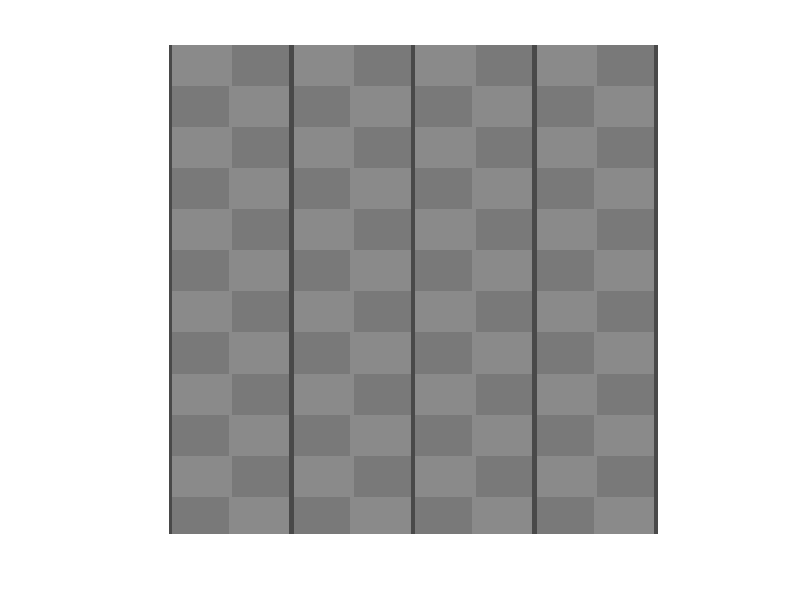
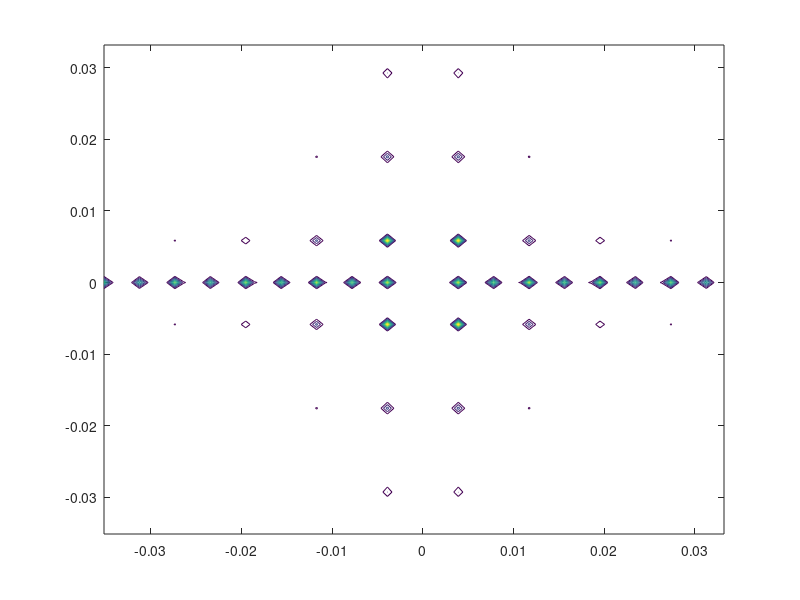
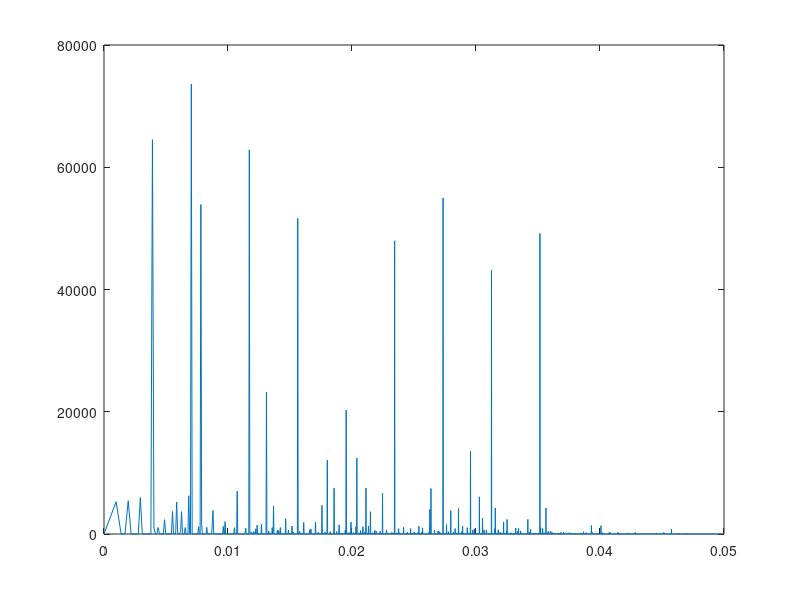
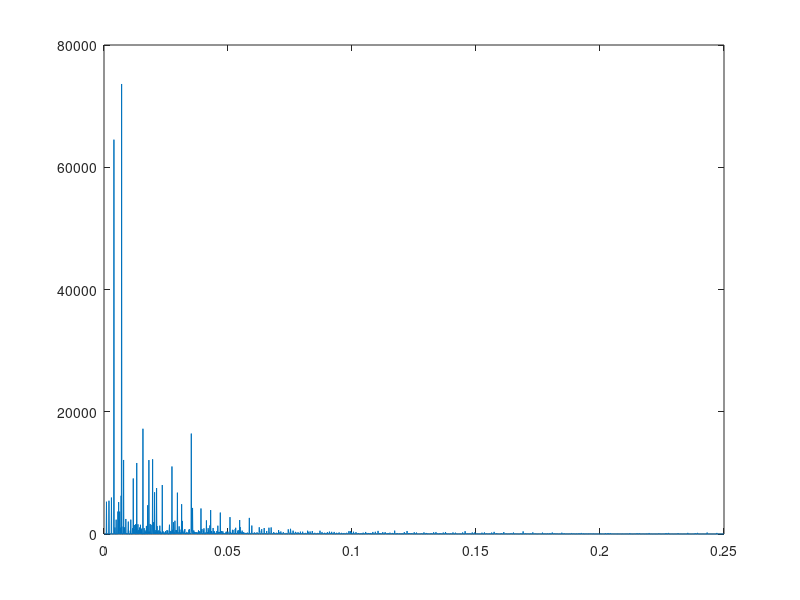

The MATLAB script that drew these images, in order:
function fft2d()
% *******************************************************************
% (C) Copyright Yi-Xin Liu
%               Peking Univ., Beijing, China
% *******************************************************************
% Zhu XQ's 2D FFT of step density function
% ********************************************************************
% With Matlab FFT(x) assistance
% Constructing an input array which contains several period of the 
% 2D step density function Ex. Then perform a 2-dimensional DFT for Ex
% by using fft2(x).
% Plot the result intensity profile.
% ********************************************************************
% Calling sequence:
%    fft2d
% ********************************************************************
% Record of revisions:
%     Date             Programmer          Description of change
%     ====             ==========          =====================
%   9/2/2007           Yi Xin Liu          Original code
% *********************************************************************
%
%
% *****parameter set****************************************************
% ----- material parameters
L=256;  % long period, unit 0.1 angstrom, must be an even number 
m=126;  % mesogen, unit 0.1 angstrom
s=119;   % spacer, unit 0.1 angstrom
b=fix((L-m-s)/2); % backbone, main chain width, unit 0.1 angstrom
d=172;  % y direction period length, must be an even number
Em=4.0;  % the electron density of mesogen, unit arbitrary
Eb=1.0;  % the electron density of backbone, unit arbitrary
Es=3.3;   % the electron density of spacer, unit arbitrary
% ----- model parameters
nx=8; % the number of periods in x direction. For efficient case, 2^n is better.
ny=fix(L*nx/d); % the number of periods in y direction
%Nv=n*L2 % the vector length
xb=zeros(1,b)+Eb;
xm=zeros(1,m)+Em;
xs=zeros(1,s)+Es;
% *****parameter set************************************************
%
%
% *****Constructing density function********************************
Exu1=[xb xm xs xb]; % x direction unit for up part
Exd1=fliplr(Exu1);  % x direction unit for down part
Eyu1=repmat(Exu1,d/2,1);
Eyd1=repmat(Exd1,d/2,1);
Exy1=vertcat(Eyu1,Eyd1);
Exy_init=repmat(Exy1,ny,nx); % constructing density functin matrix
Q=min(d*ny,L*nx);
t=fix(log2(Q));
latticex=2^t;
latticey=latticex;
Exy=Exy_init(1:latticey,1:latticex);
[latticex latticey]
% *****Constructing density function********************************
% 
%
% *****Remove rectangular componet**********************************
average=sum(sum(Exy))/(latticex*latticey);
Exy=Exy-average;
% *****Remove rectangular componet**********************************
%
%
% *****DFT**********************************************************
f=fftn(Exy);
f2=fftshift(f);
% *****DFT**********************************************************
%
%
% *****Narrow to interested region**********************************
outsize=36;
fout=zeros(2*outsize);
xl=fix(latticex/2-outsize);
xr=fix(latticex/2+outsize);
yu=fix(latticey/2-outsize);
yd=fix(latticey/2+outsize);
[xl xr;yu yd]
fout=abs(f2(yu:yd,xl:xr));
% *****Narrow to interested region**********************************
%
%
% *****Spherical average(Liu YX)************************************
npoint=2*outsize*outsize+1;
rI=zeros(1,npoint);
numadd=zeros(1,npoint);
for i=2:2*outsize+1
    for j=2:2*outsize+1
        rr=(i-outsize-2)*(i-outsize-2)+(j-outsize-2)*(j-outsize-2)+1;
        rI(rr)=rI(rr)+fout(i,j);
        numadd(rr)=numadd(rr)+1;
    end 
end
raxis=zeros(1,npoint);
for i=1:npoint
    if numadd(i)>0
        rI(i)=rI(i)/real(numadd(i));
    else
        rI(i)=0.0;
    end
    raxis(i)=sqrt(i-1)/latticex;
end
% *****Spherical average(Liu YX)************************************
%
%
% *****Spherical average(Xu GQ)************************************
npoint=2500;
half=latticex/2;
rdata=0.0001;
rstep=1.0;
for ii=1:npoint
    sfactor(ii)=0.0;
    number(ii)=0;
end
for ii=1:latticex
    for jj=1:latticex
        aamc=(ii-half-1)*(ii-half-1)+(jj-half-1)*(jj-half-1);
        aamc=sqrt(real(aamc))/(latticex*rstep);
        nnnn=fix(aamc/rdata)+1;
        if nnnn<=npoint
            sfactor(nnnn)=sfactor(nnnn)+abs(f2(ii,jj));
            number(nnnn)=number(nnnn)+1;
        end
    end
end
for ii=1:npoint
    if number(ii)>0
        sfactor(ii)=sfactor(ii)/real(number(ii));
    else
        sfactor(ii)=0.0;
    end
end
% *****Spherical average(Xu GQ)*************************************
%
%
% *****Plot density function****************************************
figure('Name','Density function map');
imshow(Exy,[-6 6],'truesize');
% *****Plot density function****************************************
%
%
% *****Plot 2D Intensity***********************************************
%figure;
%[X,Y]=meshgrid(1-latticex/2:latticex/2,1-latticey/2:latticey/2);
%contour(X,Y,abs(f));
figure('Name','Diffraction patter');
[X Y]=meshgrid(-outsize/latticex:1/latticex:(outsize-2)/latticex,-outsize/latticey:1/latticey:(outsize-2)/latticey);
contour(X,Y,fout(2:2*outsize,2:2*outsize));
% *****Plot 2D Intensity***********************************************
%
%
% *****Plot 1D Intensity***********************************************
% --- Liu YX
figure('Name','Diffracion curve: mapping');
plot(raxis,rI);
% --- Xu GQ
figure('Name','Diffracton curve: step');
plot(rdata:rdata:rdata*npoint,sfactor);
% *****Plot 1D Intensity***********************************************
%
%
% *****output paramter set******************************************
fprintf('L=%d\nm=%d\ns=%d\nb=%d\nd=%d\n',L,m,s,b,d);
fprintf('Em=%d\nEb=%d\nEs=%d\n',Em,Eb,Es);
fprintf('lattice size: %d * %d',latticex,latticey)
% *****output paramter set******************************************
% end of program
